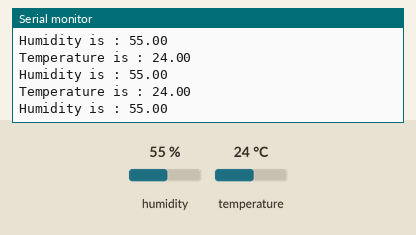
This sketch was run on a simulated Arduino Uno, built with avr-gcc and run on an emulated ATmega328P. On the bench: the last lines printed to the serial monitor. Inputs (shaded band) come from the test bench; at power-on: humidity 55 %, temperature 24 °C.

Above: at 2.8 s.
2.9 s: humidity set to 22 %
At 5.5 s:
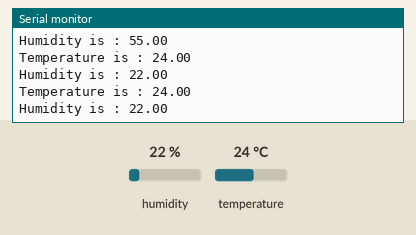
5.6 s: temperature set to 12 °C
At 6.9 s:
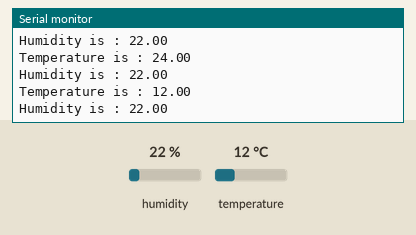
8.3 s: humidity set to 40 %
At 11.9 s:
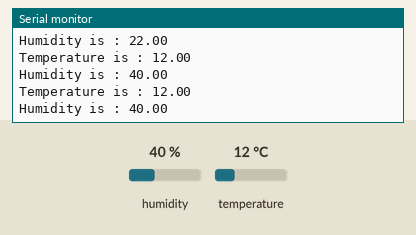
Timing chart, 0 to 13.4 s (numbered marks = the images above; inputs shaded):
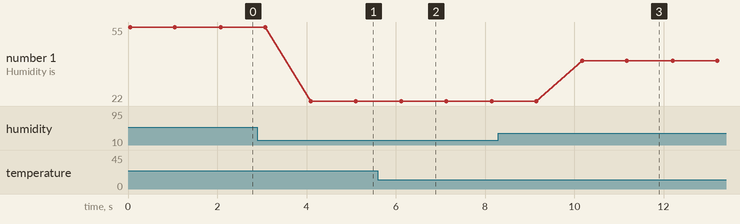

The sketch:

tempHum.ino
```cpp
#include<DHT.h>
DHT dht(2,DHT11);

void setup()
{
    // put your setup code here, to run once:
    dht.begin();
    Serial.begin(9600);
}

void loop()
{
    // put your main code here, to run repeatedly:
    float temp = dht.readTemperature();
    float hum = dht.readHumidity();
    Serial.print("Temperature is : ");
    Serial.println(temp);
    Serial.print("Humidity is : ");
    Serial.println(hum);
    delay(1000);
}
```

Measured:
- after the input at 2.9 s, the serial monitor: prints a new line after 1.2 s (image 1)
- after the input at 5.6 s, the serial monitor: prints a new line after 0.50 s (image 2)
- after the input at 8.3 s, the serial monitor: prints a new line after 1.9 s (image 3)
- plotted number 1: 55 → 22 after the input at 2.9 s, 22 → 40 after the input at 8.3 s
